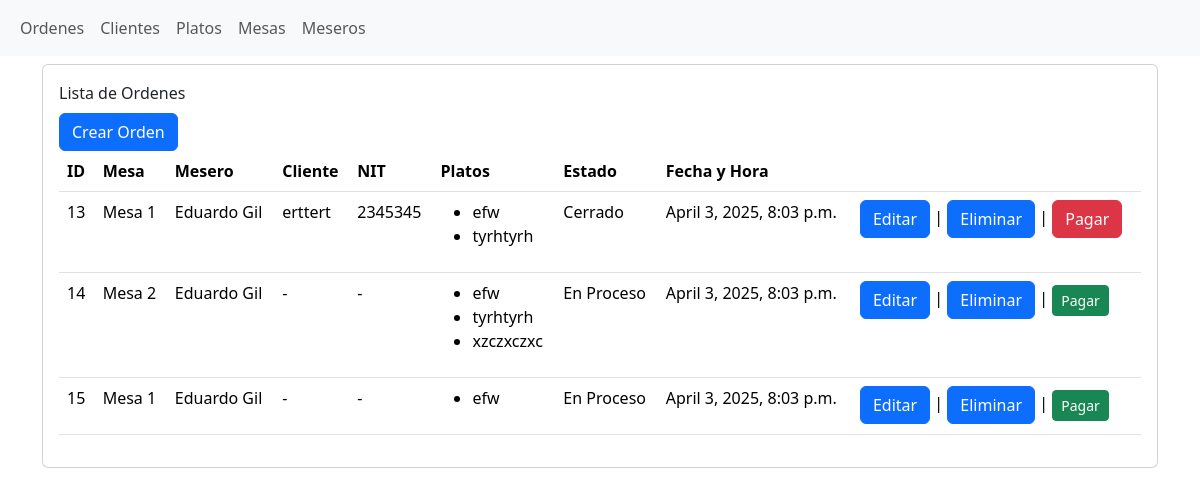
/Restaurante/, run on the app's committed database.
### Restaurante/models/orden.py (models this page shows)
class Orden(models.Model):
    ESTADO_CHOICES = [
        ('En Proceso', 'En Proceso'),
        ('Cerrado', 'Cerrado'),
    ]
    cliente = models.ForeignKey(Cliente, on_delete=models.SET_NULL, null=True, blank=True)
    mesero = models.ForeignKey(Mesero, on_delete=models.CASCADE, null=True, blank=True)
    mesa = models.ForeignKey(Mesa, on_delete=models.CASCADE, null=True, blank=True)
    platos = models.ManyToManyField(Plato)
    estado = models.CharField(max_length=10, choices=ESTADO_CHOICES, default='En Proceso')
    fecha = models.DateTimeField(auto_now_add=True)

### Restaurante/models/mesa.py (models this page shows, shortened)
class Mesa(models.Model):
    numero = models.IntegerField()

### Restaurante/models/mesero.py (models this page shows, shortened)
class Mesero(models.Model):
    nombres = models.CharField(max_length=50)
    apellidos = models.CharField(max_length=50)
    telefono = models.CharField(max_length=50)

### Restaurante/models/cliente.py (models this page shows, shortened)
class Cliente(models.Model):
    nombres = models.CharField(max_length=50)
    nit = models.CharField(max_length=16)

### Restaurante/models/platos.py (models this page shows, shortened)
class Plato(models.Model):
    nombre = models.CharField(max_length=50)
    descripcion = models.TextField()

### Restaurante/views/orden_views.py (the view)
# urls.py: path("", views.orden_list, name="orden_list"),
def orden_list(request):
    ordenes = Orden.objects.all()
    return render(request, "restaurante/ordenes/list.html", {"ordenes": ordenes})

### templates/Restaurante/ordenes/list.html
{% extends "Restaurante/base.html" %}
{% block content %}
    <div class="container">
        <div class="row">
            <div class="col">
                <div class="card mt-2">
                    <div class="card-body">
                        <div class="card-title">Lista de Ordenes</div>
                        <a class="btn btn-primary" href="{% url 'orden_create' %}">Crear Orden</a>
                        <table class="table">
                            <thead>
                            <tr>
                                 <th>ID</th>
                                 <th>Mesa</th>
                                 <th>Mesero</th>
                                 <th>Cliente</th>
                                 <th>NIT</th>
                                 <th>Platos</th>
                                 <th>Estado</th>
                                 <th>Fecha y Hora</th>
                                 <th></th>
                            </tr>
                            </thead>
                            <tbody>
                                {% for orden in ordenes %}
                                    <tr>
                                      <td>{{ orden.id }}</td>
                                      <td>Mesa {{ orden.mesa.numero }}</td>
                                      <td>{{ orden.mesero.nombres }} {{ orden.mesero.apellidos }}</td>
                                      <td>{% if orden.cliente %} {{ orden.cliente.nombres }} {% else %} - {% endif %}</td>
                                      <td>{% if orden.cliente %} {{ orden.cliente.nit }} {% else %} - {% endif %}</td>
                                      <td>
                                        <ul>
                                          {% for plato in orden.platos.all %}
                                            <li>{{ plato.nombre }}</li>
                                          {% endfor %}
                                        </ul>
                                      </td>
                                      <td>{{ orden.estado }}</td>
                                      <td>{{ orden.fecha }}</td>
                                      <td>
                                        <a class="btn btn-primary" href="{% url 'orden_edit' orden.id %}">Editar</a> |
                                        <a class="btn btn-primary" href="{% url 'orden_delete' orden.id %}">Eliminar</a> |
                                        <a href="{% url 'orden_pagar' orden.id %}" class="btn {% if orden.estado == 'Cerrado' %}btn-danger{% else %}btn-success btn-sm{% endif %}">Pagar</a>
                                      </td>
                                    </tr>
                                {% empty %}
                                    <tr>
                                        <td colspan="8">No hay órdenes registradas.</td>
                                    </tr>
                                {% endfor %}
                            </tbody>
                        </table>
                    </div>
                </div>
            </div>
        </div>
    </div>
{% endblock %}

### templates/Restaurante/base.html (shortened to what this page needs)
<!DOCTYPE html>
<html lang="en">
<head>
    {% load static %}
    <link href="{% static 'css/bootstrap.min.css' %}" rel="stylesheet"/>
</head>
<body>
    <nav class="navbar navbar-expand-lg navbar-light bg-light">
        <div class="container-fluid">
            <div class="collapse navbar-collapse" id="navbarNav">
                <ul class="navbar-nav">
                    <li class="nav-item">
                        <a class="nav-link" href="{% url 'orden_list' %}">Ordenes</a>
                    </li>
                    <li class="nav-item">
                        <a class="nav-link" href="{% url 'cliente_list' %}">Clientes</a>
                    </li>
                    <li class="nav-item">
                        <a class="nav-link" href="{% url 'plato_list' %}">Platos</a>
                    </li>
                    <li class="nav-item">
                        <a class="nav-link" href="{% url 'mesa_list' %}">Mesas</a>
                    </li>
                    <li>
                        <a class="nav-link" href="{% url 'mesero_list' %}">Meseros</a>
                    </li>
                </ul>
            </div>
        </div>
    </nav>
{% block content %}
{% endblock %}
</body>
</html>

### data on the page
Orden: id "13", mesa.numero "1", mesero.nombres "Eduardo", mesero.apellidos "Gil", cliente.nombres "erttert", cliente.nit "2345345", estado "Cerrado", fecha "April 3, 2025, 8:03 p.m."
Plato: nombre "efw"
Plato: nombre "tyrhtyrh"
Orden: id "14", mesa.numero "2", mesero.nombres "Eduardo", mesero.apellidos "Gil", estado "En Proceso", fecha "April 3, 2025, 8:03 p.m."
Plato: nombre "xzczxczxc"
Orden: id "15", mesa.numero "1", mesero.nombres "Eduardo", mesero.apellidos "Gil", estado "En Proceso", fecha "April 3, 2025, 8:03 p.m."
